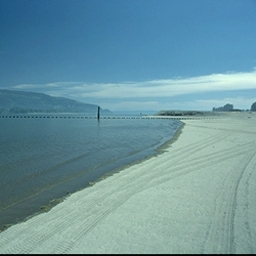
%> input picture Tutorat/Images/Coasts/coast_bea26.jpg, 256 x 256 px
$ octave I_StructureDesImages.m   (GNU Octave 9; MATLAB toolbox functions it lacks are replaced by stand-ins)
%> lines starting %> are read from the running program, lines starting %| are printed output that depends on the picture
### Laboratoire/codeOctaveMatlabEtudiantImages/JR_Hist3Composantes.m
% Jean Rouat, 22 septembre 2014, Universite de Sherbrooke
% Fonction permettant de visualiser les 3histogrammes des caracteristiques
% stockees dans les matrices d'images.
function hist3Composantes=JR_Hist3Composantes(image)
% VARIABLES d'entree:
%       - image : matrice a 3 dimensions
%       (nbPixelsHauteur,nbPixelsLargeur,nbComposantes) d'entiers codes sur
%       8 bits
% VARIABLES de sortie:
%       - Les 3 histogrammes places dans une seule matrice a 3 colonnes:
%                       [H1 H2 H3]. Les indices de lignes correspondent aux
%                       valeurs numeriques des histogrammes.
%%%%%%%%%%%
% testee sur matlab version R2012a et sur octave 3.8.0
%% On prepare les histogrammes
nBins = 256; % nb de bins de l'histogramme
%% A completer le code pour pouvoir le faire fonctionner
comp1Hist = imhist(image(:,:,1), nBins); % histogramme de la composante 1
comp2Hist = imhist(image(:,:,2), nBins);
comp3Hist = imhist(image(:,:,3), nBins);

%% Sortie graphique
hFig = figure;
hold on
%% A completer le code pour pouvoir le faire fonctionner
h(1) = stem(1:256, comp1Hist,'r'); % y pour jaune, r pour rouge
h(2) = stem(1:256, comp2Hist,'g'); % m pour magenta, g pour green
h(3) = stem(1:256, comp3Hist,'b'); % c pour cyan, b pour bleu
title('Superposition des 3 histogrammes. Rouge: 1ere comp., Vert: 2nd comp., Bleu: 3iem comp.');

%% Creation de la matrice contenant les 3 histogrammes
% Les 3 histogrammes sont concatenes dans une seule matrice.
hist3Composantes=[comp1Hist comp2Hist comp3Hist];

### Laboratoire/codeOctaveMatlabEtudiantImages/JR_PlotRepresentation.m
% Jean Rouat, 22 septembre 2014, Universite de Sherbrooke
% fonction permettant de visualiser les composantes d'une image, qu'elle soit
% representee par des composantes RGB, YUV ou autres.
% La visualisation est en niveaux de gris.
function JR_PlotRepresentation(image)
% VARIABLES d'entree:
%       - image, matrice � 3 dimensions
%       (nbPixelsHauteur,nbPixelsLargeur,nbComposantes) de pixels codes en
%       entier sur 8 bits.
% VARIABLES de sortie:
%       - aucune pour l'instant
%%%%%%%%%%%
% testee sur matlab version R2012a et sur octave 3.8.0

%% Validation de la taille de l'image
%% A completer le code pour pouvoir le faire fonctionner
taille = size(image);
hauteur=taille(1); % non utilisee ici
largeur=taille(2); % non utilisee ici
nbComposantes=taille(3);

%% On affiche chaque composante
figure;
for i=1:nbComposantes
    subplot(1,nbComposantes,i), imshow(image(:,:,i)),
    title(['Composante ', int2str(i), ' image']),
end


### Laboratoire/codeOctaveMatlabEtudiantImages/JR_PlotRepresentationCouleur.m
% Jean Rouat, 22 septembre 2014, Universite de Sherbrooke
% fonction permettant de visualiser les composantes d'une image, qu'elle soit
% representee par des composantes RGB, YUV ou autres.
% La visualisation est en couleur
function JR_PlotRepresentationCouleur(image)
% VARIABLES d'entree:
%       - image, matrice � 3 dimensions
%       (nbPixelsHauteur,nbPixelsLargeur,nbComposantes) de pixels codes en
%       entier sur 8 bits.
% VARIABLES de sortie:
%       - aucune pour l'instant
%%%%%%%%%%%
% testee sur matlab version R2012a et sur octave 3.8.0

%% Validation de la taille de l'image
taille = size(image);
hauteur=taille(1); % non utilisee ici
largeur=taille(2); % non utilisee ici
nbComposantes=taille(3);

%% on cree les images intermediaires qui representeront composantes avec les couleurs
% Attention, on suppose que les images utilisent 3 composantes!!!
 %% A completer le code pour pouvoir le faire fonctionner
 imageComp1=(image); imageComp1(:,:,2)=0; imageComp1(:,:,3)=0;
 imageComp2=(image); imageComp2(:,:,1)=0; imageComp2(:,:,3)=0;
 imageComp3=(image); imageComp3(:,:,1)=0; imageComp3(:,:,2)=0;
 tableauTemporaire=[imageComp1 imageComp2 imageComp3];
%% On affiche chaque composante
figure;
for i=1:nbComposantes
    subplot(1,nbComposantes,i), imshow(tableauTemporaire(:,(i-1)*256+1:i*256,:)),
    title(['Composante ', int2str(i), ' image']),
end

### Laboratoire/codeOctaveMatlabEtudiantImages/JR_Rgb2Yul.m
% Jean Rouat, 22 septembre 2014, Universite de Sherbrooke
% Fonction permettant de convertir une image RGB en image Y'uv selon la
% convention initiale en video analogique.
% http://en.wikipedia.org/wiki/YUV
% Y: luminance
% U et V : chrominances (i.e. codent les couleurs)
% Ceci permet de mieux separer les composantes couleurs des composantes de
% luminosite.
function imageYUV=JR_Rgb2Yul(imageRGB)
% VARIABLES d'entree:
%       - image RGB, matrice a 3 dimensions
%       (nbPixelsHauteur,nbPixelsLargeur,nbComposantes) d'entiers codes sur
%       8 bits
% VARIABLES de sortie:
%       - image Y'UV, matrice a 3 dimensions
%       (nbPixelsHauteur,nbPixelsLargeur,nbComposantes) d'entiers codes sur
%       8 bits
%%%%%%%%%%%
% testee sur matlab version R2012a et sur octave 3.8.0

%% Creation des variables intermediaires
red=double(imageRGB(:,:,1));
green=double(imageRGB(:,:,2));
%% A completer le code pour pouvoir le faire fonctionner
blue=double(imageRGB(:,:,3));

taille = size(imageRGB);
%% A completer le code pour pouvoir le faire fonctionner
hauteur=taille(1);
largeur=taille(2);

%% On fait la conversion selon le standard donne a http://en.wikipedia.org/wiki/YUV
% Il existe en effet plusieurs standards Yuv. On prend ici le plus courant
% Une fois les calculs faits on converti de nouveau en entiers apres
% arrondissement
y = floor(0.299*red + 0.587*green + 0.114*blue);
u = floor(-0.14713*red - 0.28886*green + 0.436*blue+128);
v = floor(0.615*red - 0.51498*green - 0.10001*blue+128);

%% On verifie que les valeurs sont compatibles avec un codage en entier sur 8 bits.
y(y > 255) = 255;
y(y < 0)   = 0;
u(u > 255) = 255;
u(u < 0)   = 0;
v(v > 255) = 255;
v(v < 0)   = 0;

%% On convertit en entiers sur 8 bits puis on reorganise afin d'obtenir un format conventionnel d'image
imageYUV=uint8([y u v]);
imageYUV=reshape(imageYUV, [hauteur largeur 3]);

### Laboratoire/codeOctaveMatlabEtudiantImages/JR_Rgb2Lab.m
% Jean Rouat, 22 septembre 2014, Universite de Sherbrooke
% Fonction permettant de convertir une image RGB en image Lab selon la
% convention exposee a l'adresse:
% http://en.wikipedia.org/wiki/Lab_color_space
% L: luminosite
% a et b : codent les couleurs
% Ceci permet de mieux separer les composantes couleurs des composantes de
% luminosite TOUT en etant plus proche de la perception visuelle
function imageLab=JR_Rgb2Lab(imageRGB)
% VARIABLES d'entree:
%       - image RGB, matrice a 3 dimensions
%       (nbPixelsHauteur,nbPixelsLargeur,nbComposantes) d'entiers codes sur
%       8 bits
% VARIABLES de sortie:
%       - image Lab, matrice a 3 dimensions
%       (nbPixelsHauteur,nbPixelsLargeur,nbComposantes) d'entiers codes sur
%       8 bits
%%%%%%%%%%%
% testee sur matlab version R2012a et sur octave 3.8.0

%% On fait savoir qu'on veut realiser une conversion de RGB a Lab avec les fonctions d'octave
cform = makecform('srgb2lab'); % creation de la transformation de RGB a Lab

%% On realise la transformation
imageLab = applycform(imageRGB,cform) %% A completer le code pour pouvoir le faire fonctionner

### Laboratoire/codeOctaveMatlabEtudiantImages/I_StructureDesImages.m
% Jean Rouat, 22 septembre 2014, Universite de Sherbrooke
% Familiarisation avec les outils de traitement d'images d'Octave
% testee sur matlab version R2012a et sur octave 3.8.0
%% decommenter la ligne ci-dessous pour une utilisation avec octave
pkg load image % Charger en memoire les outils de traitement d'image lorque octave est utilise

%% Lire un fichier quelconque d'images couleurs de typr RGB
%fichierImage = imread('forest_natu934.jpg');
%fichierImage = imread('coast_bea9.jpg');
fichierImage = imread('../baseDeDonneesImages/coast_bea26.jpg');
%> fichierImage is the input picture: size 256x256x3 uint8; mean R, G, B 106.8, 149.5, 160.2
 % Examinez dans l'espace de travail la taille de l'image
whos fichierImage; % comprendre et examiner la facon dont les pixels sont cod'es dans l'image

%% visualiser l'image
figure, imshow(fichierImage);

%% Visualiser les histogrammes des 3 composantes
hist3ComposantesRGB=JR_Hist3Composantes(fichierImage);
%> in JR_Hist3Composantes, `comp1Hist = imhist(image(:,:,1), nBins);`: comp1Hist = 256 values, max 1416 at index 75, min 0 at index 6, mean 256
%> in JR_Hist3Composantes, `comp2Hist = imhist(image(:,:,2), nBins);`: comp2Hist = 256 values, max 1336 at index 138, min 0 at index 1, mean 256
%> in JR_Hist3Composantes, `comp3Hist = imhist(image(:,:,3), nBins);`: comp3Hist = 256 values, max 1422 at index 180, min 0 at index 6, mean 256
%> in JR_Hist3Composantes, `hist3Composantes=[comp1Hist comp2Hist comp3Hist];`: hist3Composantes = 256 rows, first 12: [262 0 176; 1 10 9; 3 89 63; 3 137 4; 3 18 4; 0 2 0; 4 0 0; 1 0 1; 9 1 0; 9 0 0; 7 0 2; 14 0 2]
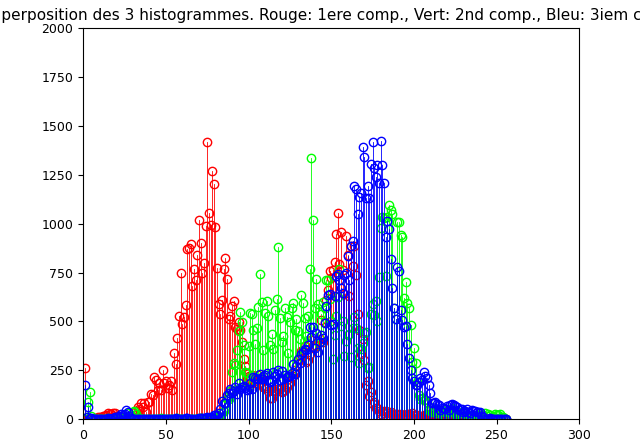
%> figure redrawn from the program's plot data; highest point at x = 75, y = 1416; highest point at x = 138, y = 1336; highest point at x = 180, y = 1422
%> hist3ComposantesRGB has the same summary as hist3Composantes in JR_Hist3Composantes

 %% Visualiser les composantes RGB de l'image
 JR_PlotRepresentation(fichierImage);
 % Remarquez les valeurs de pixels differentes.
 % La premiere image code le niveau de rouge (R)
 % La seconde image code le niveau de vert (G)
 % La troisieme image code le niveau de bleu (B)
 % La combinaison des 3 couleurs donne la representation RGB de l'image.
 %
 % Visualisation avec les couleurs
 JR_PlotRepresentationCouleur(fichierImage);

 %% Conversion des images en Yuv selon le standard utilise en video analogique
 imageYUV=JR_Rgb2Yul(fichierImage);
%> in JR_Rgb2Yul, `imageYUV=reshape(imageYUV, [hauteur largeur 3]);`:
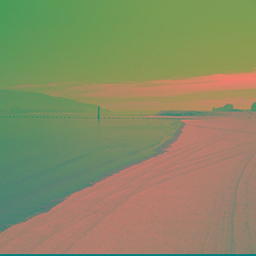
%> imageYUV: size 256x256x3 uint8; mean R, G, B 137.4, 138.5, 100.2

 % Visualiser les histogrammes des 3 composantes
 hist3ComposantesYUV=JR_Hist3Composantes(imageYUV)
%> in JR_Hist3Composantes (call 2), `hist3Composantes=[comp1Hist comp2Hist comp3Hist];`: hist3Composantes = 256 rows, first 12: [9 0 0; 225 0 0; 20 0 0; 2 0 0; 0 0 0; 1 0 0; 0 0 0; 0 0 0; 2 0 0; 2 0 0; 4 0 0; 2 0 0]
%> figure, not shown here; highest point at x = 124, y = 1205; highest point at x = 127, y = 7612; highest point at x = 111, y = 11299
%> hist3ComposantesYUV has the same summary as hist3Composantes in JR_Hist3Composantes

 % On est curieux et on regarde ce que ca donne visuellement
 figure, imshow(imageYUV), title('representation RGB!!! de l image convertie en YUV');
 % On peut s'amuser a regarder les composantes separemment en niveaux de
 % gris ou en couleur
 JR_PlotRepresentation(imageYUV);
 JR_PlotRepresentationCouleur(imageYUV);
%> in JR_PlotRepresentationCouleur (call 2), `imageComp1(:,:,3)=0`:
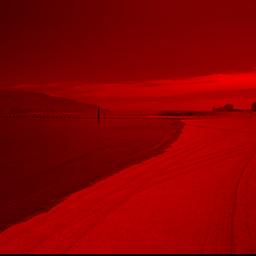
%> imageComp1: size 256x256x3 uint8; mean R, G, B 137.4, 0, 0
%> in JR_PlotRepresentationCouleur (call 2), `imageComp2(:,:,3)=0`:
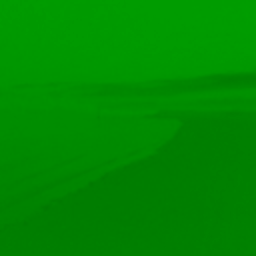
%> imageComp2: size 256x256x3 uint8; mean R, G, B 0, 138.5, 0
%> in JR_PlotRepresentationCouleur (call 2), `imageComp3(:,:,2)=0`:
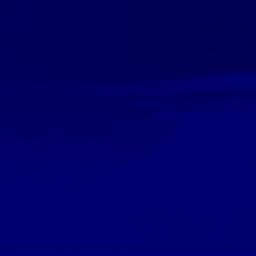
%> imageComp3: size 256x256x3 uint8; mean R, G, B 0, 0, 100.2
%> in JR_PlotRepresentationCouleur (call 2), `tableauTemporaire=[imageComp1 imageComp2 imageComp3];`:
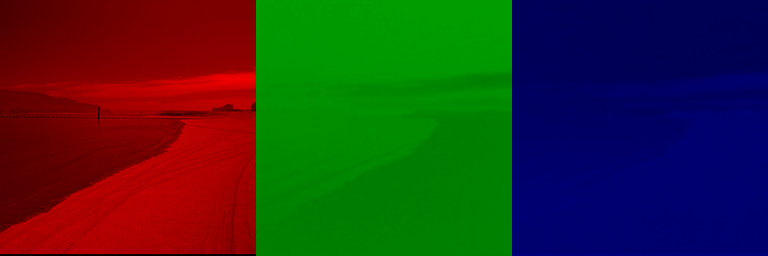
%> tableauTemporaire: size 256x768x3 uint8; mean R, G, B 45.8, 46.2, 33.4

 %% Conversion de l'image de RGB a YCbCr selon le standard utilise en video numerique
 imageYCbCr=rgb2ycbcr(fichierImage);
%> imageYCbCr: size 256x256x3 uint8; mean of channels 1, 2, 3 134.5, 139, 108.6

  % Visualiser les histogrammes des 3 composantes
 hist3ComposantesYCbCr=JR_Hist3Composantes(imageYCbCr)
%> in JR_Hist3Composantes (call 3), `hist3Composantes=[comp1Hist comp2Hist comp3Hist];`: hist3Composantes = 256 rows, first 12: [0 0 0; 0 0 0; 0 0 0; 0 0 0; 0 0 0; 0 0 0; 0 0 0; 0 0 0; 0 0 0; 0 0 0; 0 0 0; 0 0 0]
%> figure, not shown here; highest point at x = 172, y = 1464; highest point at x = 127, y = 9740; highest point at x = 118, y = 10196
%> hist3ComposantesYCbCr has the same summary as hist3Composantes in JR_Hist3Composantes

 % on est curieux et on regarde ce que ca donne visuellement
 figure, imshow(imageYCbCr), title('representation RGB!!! de l image convertie en YCbCr');
 % On peut s'amuser a regarder les composantes separemment en niveaux de
 % gris ou en couleur
 JR_PlotRepresentation(imageYCbCr);
 JR_PlotRepresentationCouleur(imageYCbCr);

 %% Conversion de l'image de RGB en Lab selon le standard de transformation perceptive
 imageLab=JR_Rgb2Lab(fichierImage);
%> in JR_Rgb2Lab, `imageLab = applycform(imageRGB,cform)`: imageLab: size 256x256x3 uint8; mean of channels 1, 2, 3 150.2, 116, 117.4

 % Visualiser les histogrammes des 3 composantes
 hist3ComposantesLab=JR_Hist3Composantes(imageLab)
%> in JR_Hist3Composantes (call 4), `hist3Composantes=[comp1Hist comp2Hist comp3Hist];`: hist3Composantes = 256 rows, first 12: [0 0 0; 99 0 0; 155 0 0; 2 0 0; 1 0 0; 0 0 0; 1 0 0; 2 0 0; 4 0 0; 3 0 0; 3 0 0; 1 0 0]
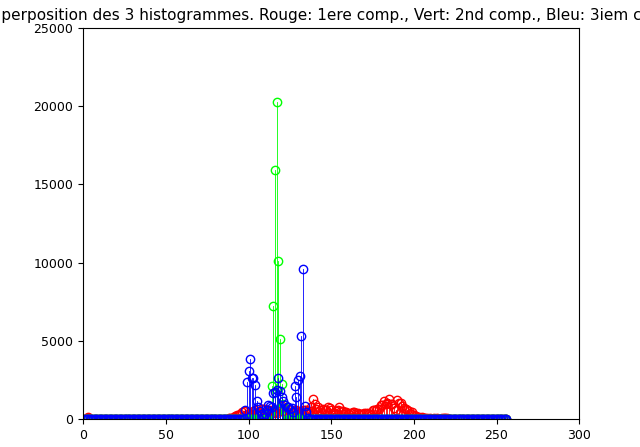
%> figure redrawn from the program's plot data; highest point at x = 139, y = 1283; highest point at x = 117, y = 20250; highest point at x = 133, y = 9604
%> hist3ComposantesLab has the same summary as hist3Composantes in JR_Hist3Composantes

 % on est curieux et on regarde ce que ca donne visuellement
 figure, imshow(imageLab), title('representation RGB!!! de l image convertie en Lab');
 % On peut s'amuser a regarder les composantes separemment en niveaux de
 % gris ou en couleur
 JR_PlotRepresentation(imageYCbCr);
 JR_PlotRepresentationCouleur(imageYCbCr);


  %%%%% Quelques fonctions qui peuvent etre utiles:
  % Conversion de YCbCr a RGB : ycbcr2rgb
  % Conversion de l'image en niveaux de gris: rgb2gray

$ run again, with Tutorat/Images/coast_bea9.jpg copied over Tutorat/Images/Coasts/coast_bea26.jpg
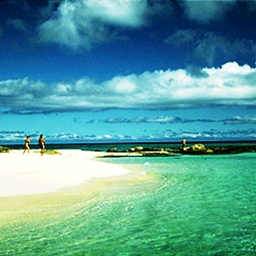
%> input picture Tutorat/Images/coast_bea9.jpg, 256 x 256 px
%> fichierImage is the input picture: size 256x256x3 uint8; mean R, G, B 85.9, 158.2, 154.4
%> comp1Hist = 256 values, max 2704 at index 1, min 36 at index 244, mean 256
%> comp2Hist = 256 values, max 2134 at index 256, min 0 at index 1, mean 256
%> comp3Hist = 256 values, max 1069 at index 248, min 12 at index 33, mean 256
%> hist3Composantes = 256 rows, first 12: [2704 0 346; 668 0 23; 414 11 22; 397 8 24; 362 24 29; 472 9 28; 622 18 29; 865 22 28; 939 28 30; 827 35 30; 712 32 21; 596 37 17]
%> hist3ComposantesRGB has the same summary as hist3Composantes in JR_Hist3Composantes
%> hist3Composantes = 256 rows, first 12: [0 0 0; 17 0 0; 33 0 0; 16 0 0; 41 0 0; 41 0 0; 20 0 0; 51 0 0; 33 0 0; 37 0 0; 34 0 0; 37 0 0]
%> hist3ComposantesYUV has the same summary as hist3Composantes in JR_Hist3Composantes
%> imageYCbCr: size 256x256x3 uint8; mean of channels 1, 2, 3 132.9, 137, 96.5
%> hist3Composantes = 256 rows, first 12: [0 0 0; 0 0 0; 0 0 0; 0 0 0; 0 0 0; 0 0 0; 0 0 0; 0 0 0; 0 0 0; 0 0 0; 0 0 0; 0 0 0]
%> hist3ComposantesYCbCr has the same summary as hist3Composantes in JR_Hist3Composantes
%> in JR_PlotRepresentationCouleur (call 3), `tableauTemporaire=[imageComp1 imageComp2 imageComp3];`:
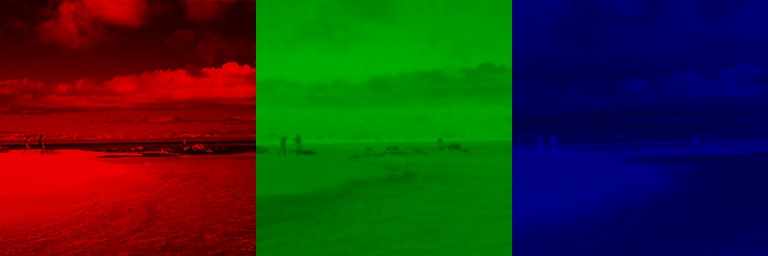
%> tableauTemporaire: size 256x768x3 uint8; mean R, G, B 44.3, 45.7, 32.2
%> imageLab: size 256x256x3 uint8; mean of channels 1, 2, 3 153.5, 108, 122.5
%> hist3Composantes = 256 rows, first 12: [0 0 0; 11 0 0; 32 0 0; 25 0 0; 44 0 0; 58 0 0; 55 0 0; 38 0 0; 35 0 0; 39 0 0; 44 0 0; 27 0 0]
%> `hist3ComposantesLab=JR_Hist3Composantes(imageLab)`:
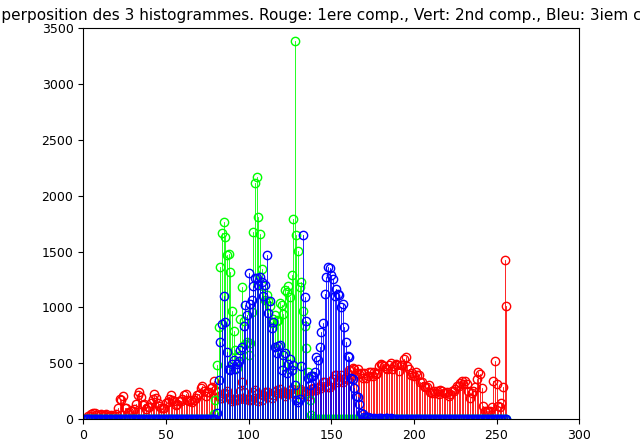
%> figure redrawn from the program's plot data; highest point at x = 255, y = 1423; highest point at x = 128, y = 3380; highest point at x = 133, y = 1648
%> hist3ComposantesLab has the same summary as hist3Composantes in JR_Hist3Composantes

$ run again, with Tutorat/Images/Coasts/coast_bea27.jpg copied over Tutorat/Images/Coasts/coast_bea26.jpg
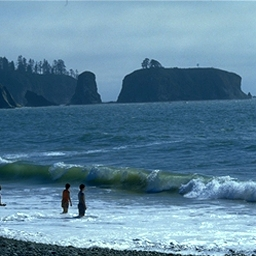
%> input picture Tutorat/Images/Coasts/coast_bea27.jpg, 256 x 256 px
%> fichierImage is the input picture: size 256x256x3 uint8; mean R, G, B 93, 132, 156
%> comp1Hist = 256 values, max 885 at index 50, min 0 at index 239, mean 256
%> comp2Hist = 256 values, max 880 at index 188, min 0 at index 7, mean 256
%> comp3Hist = 256 values, max 1314 at index 210, min 0 at index 1, mean 256
%> hist3Composantes = 256 rows, first 12: [196 8 0; 32 7 0; 39 6 1; 48 5 0; 67 8 5; 79 1 4; 90 0 1; 98 2 5; 128 6 2; 137 3 6; 132 6 1; 137 6 3]
%> hist3ComposantesRGB has the same summary as hist3Composantes in JR_Hist3Composantes
%> hist3Composantes = 256 rows, first 12: [8 0 0; 8 0 0; 6 0 0; 9 0 0; 2 0 0; 2 0 0; 5 0 0; 7 0 0; 9 0 0; 4 0 0; 11 0 0; 13 0 0]
%> hist3ComposantesYUV has the same summary as hist3Composantes in JR_Hist3Composantes
%> in JR_PlotRepresentationCouleur (call 2), `tableauTemporaire=[imageComp1 imageComp2 imageComp3];`:
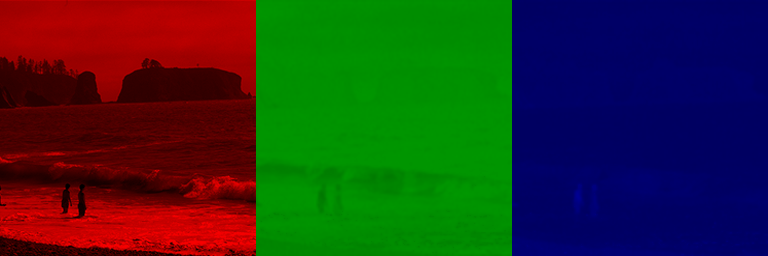
%> tableauTemporaire: size 256x768x3 uint8; mean R, G, B 40.9, 47.9, 33.7
%> imageYCbCr: size 256x256x3 uint8; mean of channels 1, 2, 3 121.7, 144.2, 109.3
%> hist3Composantes = 256 rows, first 12: [0 0 0; 0 0 0; 0 0 0; 0 0 0; 0 0 0; 0 0 0; 0 0 0; 0 0 0; 0 0 0; 0 0 0; 0 0 0; 0 0 0]
%> hist3ComposantesYCbCr has the same summary as hist3Composantes in JR_Hist3Composantes
%> imageLab: size 256x256x3 uint8; mean of channels 1, 2, 3 132.9, 119.4, 110.4
%> hist3Composantes = 256 rows, first 12: [8 0 0; 9 0 0; 12 0 0; 5 0 0; 2 0 0; 7 0 0; 10 0 0; 6 0 0; 13 0 0; 14 0 0; 12 0 0; 11 0 0]
%> `hist3ComposantesLab=JR_Hist3Composantes(imageLab)`:
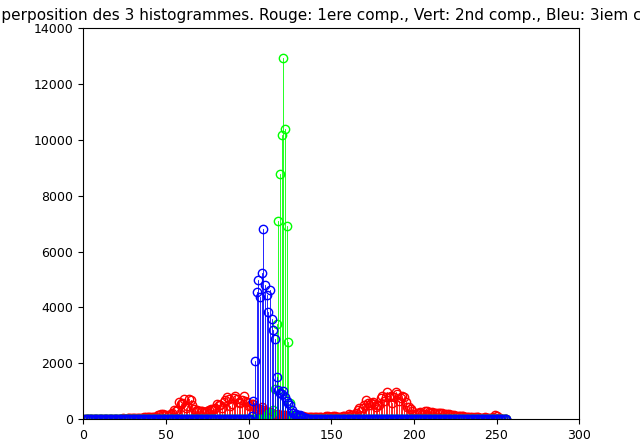
%> figure redrawn from the program's plot data; highest point at x = 184, y = 978; highest point at x = 121, y = 12940; highest point at x = 109, y = 6824
%> hist3ComposantesLab has the same summary as hist3Composantes in JR_Hist3Composantes

$ run again, with Tutorat/Images/Coasts/coast_bea30.jpg copied over Tutorat/Images/Coasts/coast_bea26.jpg
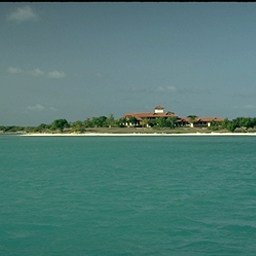
%> input picture Tutorat/Images/Coasts/coast_bea30.jpg, 256 x 256 px
%> fichierImage is the input picture: size 256x256x3 uint8; mean R, G, B 81, 123.4, 118.3
%> comp1Hist = 256 values, max 2458 at index 112, min 1 at index 192, mean 256
%> comp2Hist = 256 values, max 3748 at index 122, min 0 at index 5, mean 256
%> comp3Hist = 256 values, max 2399 at index 111, min 0 at index 191, mean 256
%> hist3Composantes = 256 rows, first 12: [314 8 61; 24 116 4; 29 123 59; 23 23 12; 21 0 150; 25 2 64; 29 4 13; 20 3 9; 24 5 12; 31 2 14; 22 10 14; 17 11 13]
%> hist3ComposantesRGB has the same summary as hist3Composantes in JR_Hist3Composantes
%> hist3Composantes = 256 rows, first 12: [14 0 0; 237 0 0; 17 0 0; 6 0 0; 5 0 0; 6 0 0; 3 0 0; 10 0 0; 15 0 0; 18 0 0; 28 0 0; 20 0 0]
%> hist3ComposantesYUV has the same summary as hist3Composantes in JR_Hist3Composantes
%> imageYCbCr: size 256x256x3 uint8; mean of channels 1, 2, 3 110.6, 132, 109.7
%> hist3Composantes = 256 rows, first 12: [0 0 0; 0 0 0; 0 0 0; 0 0 0; 0 0 0; 0 0 0; 0 0 0; 0 0 0; 0 0 0; 0 0 0; 0 0 0; 0 0 0]
%> hist3ComposantesYCbCr has the same summary as hist3Composantes in JR_Hist3Composantes
%> imageLab: size 256x256x3 uint8; mean of channels 1, 2, 3 123.9, 112.2, 126.2
%> hist3Composantes = 256 rows, first 12: [7 0 0; 238 0 0; 25 0 0; 5 0 0; 6 0 0; 7 0 0; 15 0 0; 21 0 0; 32 0 0; 22 0 0; 22 0 0; 18 0 0]
%> `hist3ComposantesLab=JR_Hist3Composantes(imageLab)`:
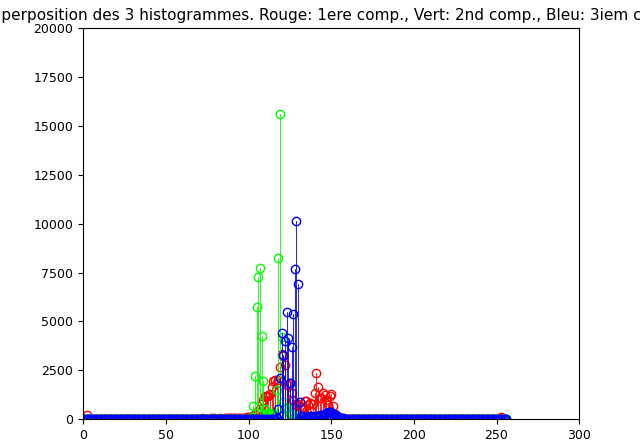
%> figure redrawn from the program's plot data; highest point at x = 120, y = 3332; highest point at x = 119, y = 15606; highest point at x = 129, y = 10132
%> hist3ComposantesLab has the same summary as hist3Composantes in JR_Hist3Composantes
